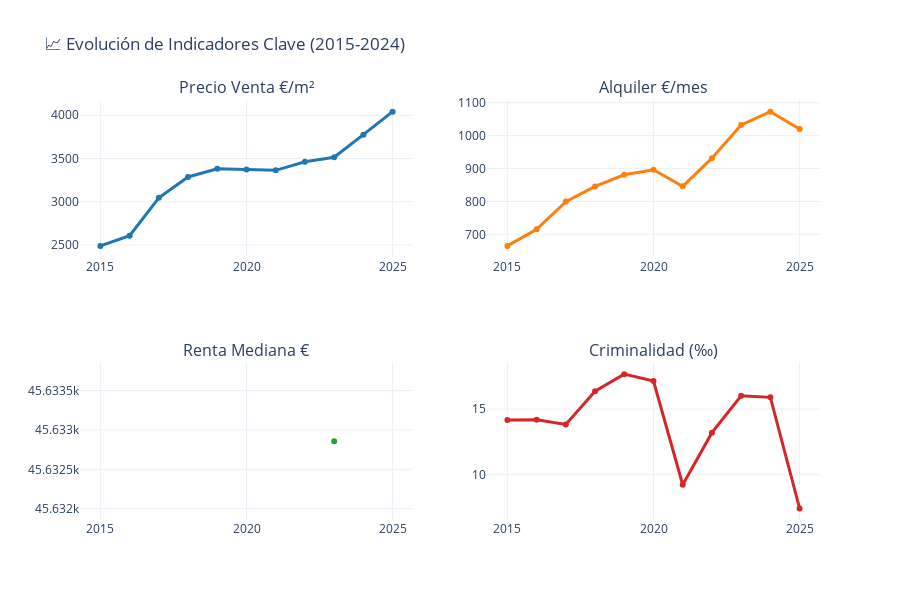

Notebook code for this chart:
### Code cell
# Gráfico de evolución de precios
fig = make_subplots(
    rows=2, cols=2,
    subplot_titles=('Precio Venta €/m²', 'Alquiler €/mes', 'Renta Mediana €', 'Criminalidad (‰)')
)

fig.add_trace(
    go.Scatter(x=df_tendencias['anio'], y=df_tendencias['precio_m2_venta_avg'], 
               name='Precio Venta', line=dict(color='#1f77b4', width=3)),
    row=1, col=1
)

fig.add_trace(
    go.Scatter(x=df_tendencias['anio'], y=df_tendencias['alquiler_avg'], 
               name='Alquiler', line=dict(color='#ff7f0e', width=3)),
    row=1, col=2
)

fig.add_trace(
    go.Scatter(x=df_tendencias['anio'], y=df_tendencias['renta_avg'], 
               name='Renta', line=dict(color='#2ca02c', width=3)),
    row=2, col=1
)

fig.add_trace(
    go.Scatter(x=df_tendencias['anio'], y=df_tendencias['criminalidad_avg'], 
               name='Criminalidad', line=dict(color='#d62728', width=3)),
    row=2, col=2
)

fig.update_layout(
    height=600, 
    title_text='📈 Evolución de Indicadores Clave (2015-2024)',
    showlegend=False,
    template='plotly_white'
)
fig.show()

### Figure 1 — Plotly figure (JSON) as saved in the notebook; plotly's stock layout.template omitted (floating-point values rounded to 4 significant figures)
{"data": [{"line": {"color": "#1f77b4", "width": 3}, "name": "Precio Venta", "type": "scatter", "x": [2015, 2016, 2017, 2018, 2019, 2020, 2021, 2022, 2023, 2024, 2025], "xaxis": "x", "y": [2489.0, 2606.0, 3045.0, 3286.0, 3382.0, 3372.0, 3363.0, 3461.0, 3513.0, 3775.0, 4042.0], "yaxis": "y"}, {"line": {"color": "#ff7f0e", "width": 3}, "name": "Alquiler", "type": "scatter", "x": [2015, 2016, 2017, 2018, 2019, 2020, 2021, 2022, 2023, 2024, 2025], "xaxis": "x2", "y": [665.0, 715.1, 799.5, 845.6, 881.2, 896.4, 846.0, 931.6, 1033.0, 1073.0, 1020.0], "yaxis": "y2"}, {"line": {"color": "#2ca02c", "width": 3}, "name": "Renta", "type": "scatter", "x": [2015, 2016, 2017, 2018, 2019, 2020, 2021, 2022, 2023, 2024, 2025], "xaxis": "x3", "y": [NaN, NaN, NaN, NaN, NaN, NaN, NaN, NaN, 45630.0, NaN, NaN], "yaxis": "y3"}, {"line": {"color": "#d62728", "width": 3}, "name": "Criminalidad", "type": "scatter", "x": [2015, 2016, 2017, 2018, 2019, 2020, 2021, 2022, 2023, 2024, 2025], "xaxis": "x4", "y": [14.16, 14.19, 13.83, 16.37, 17.66, 17.14, 9.237, 13.2, 16.02, 15.9, 7.437], "yaxis": "y4"}], "layout": {"annotations": [{"font": {"size": 16}, "showarrow": false, "text": "Precio Venta €/m²", "x": 0.225, "xanchor": "center", "xref": "paper", "y": 1, "yanchor": "bottom", "yref": "paper"}, {"font": {"size": 16}, "showarrow": false, "text": "Alquiler €/mes", "x": 0.775, "xanchor": "center", "xref": "paper", "y": 1, "yanchor": "bottom", "yref": "paper"}, {"font": {"size": 16}, "showarrow": false, "text": "Renta Mediana €", "x": 0.225, "xanchor": "center", "xref": "paper", "y": 0.375, "yanchor": "bottom", "yref": "paper"}, {"font": {"size": 16}, "showarrow": false, "text": "Criminalidad (‰)", "x": 0.775, "xanchor": "center", "xref": "paper", "y": 0.375, "yanchor": "bottom", "yref": "paper"}], "height": 600, "showlegend": false, "title": {"text": "📈 Evolución de Indicadores Clave (2015-2024)"}, "xaxis": {"anchor": "y", "domain": [0, 0.45]}, "xaxis2": {"anchor": "y2", "domain": [0.55, 1]}, "xaxis3": {"anchor": "y3", "domain": [0, 0.45]}, "xaxis4": {"anchor": "y4", "domain": [0.55, 1]}, "yaxis": {"anchor": "x", "domain": [0.625, 1]}, "yaxis2": {"anchor": "x2", "domain": [0.625, 1]}, "yaxis3": {"anchor": "x3", "domain": [0, 0.375]}, "yaxis4": {"anchor": "x4", "domain": [0, 0.375]}}}
